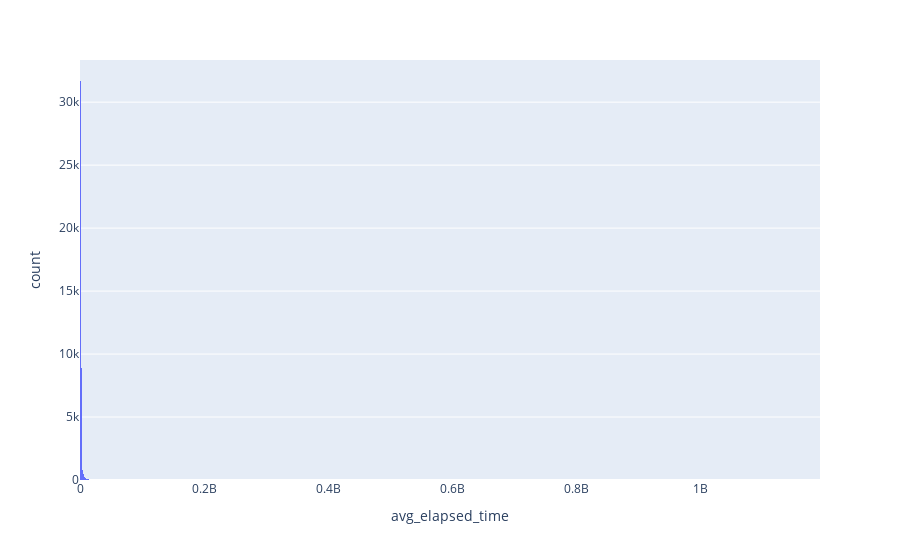

The notebook cell saved with this chart:
### Code cell
import plotly.express as px
fig = px.histogram(df_tr, x='avg_elapsed_time')
fig.show()

### Figure 1 — Plotly figure (JSON) as saved in the notebook; plotly's stock layout.template omitted (floating-point values rounded to 4 significant figures; data arrays with more than 128 entries replaced by an {"elided": "..."} marker saying what was removed)
{"data": [{"alignmentgroup": "True", "bingroup": "x", "hovertemplate": "avg_elapsed_time=%{x}<br>count=%{y}<extra></extra>", "legendgroup": "", "marker": {"color": "#636efa", "pattern": {"shape": ""}}, "name": "", "offsetgroup": "", "orientation": "v", "showlegend": false, "type": "histogram", "x": {"elided": "70686 float values"}, "xaxis": "x", "yaxis": "y"}], "layout": {"barmode": "relative", "legend": {"tracegroupgap": 0}, "margin": {"t": 60}, "xaxis": {"anchor": "y", "domain": [0, 1], "title": {"text": "avg_elapsed_time"}}, "yaxis": {"anchor": "x", "domain": [0, 1], "title": {"text": "count"}}}}
